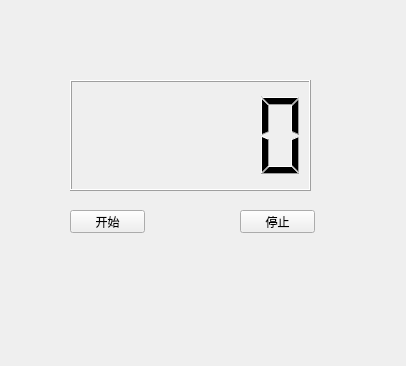
<?xml version="1.0" encoding="UTF-8"?>
<ui version="4.0">
 <class>Widget</class>
 <widget class="QWidget" name="Widget">
  <property name="windowModality">
   <enum>Qt::NonModal</enum>
  </property>
  <property name="enabled">
   <bool>true</bool>
  </property>
  <property name="geometry">
   <rect>
    <x>0</x>
    <y>0</y>
    <width>406</width>
    <height>366</height>
   </rect>
  </property>
  <property name="tabletTracking">
   <bool>false</bool>
  </property>
  <property name="focusPolicy">
   <enum>Qt::NoFocus</enum>
  </property>
  <property name="contextMenuPolicy">
   <enum>Qt::DefaultContextMenu</enum>
  </property>
  <property name="windowTitle">
   <string>Widget</string>
  </property>
  <widget class="QLCDNumber" name="lcdNumber">
   <property name="geometry">
    <rect>
     <x>70</x>
     <y>80</y>
     <width>241</width>
     <height>111</height>
    </rect>
   </property>
  </widget>
  <widget class="QPushButton" name="btnStart">
   <property name="geometry">
    <rect>
     <x>70</x>
     <y>210</y>
     <width>75</width>
     <height>23</height>
    </rect>
   </property>
   <property name="text">
    <string>开始</string>
   </property>
  </widget>
  <widget class="QPushButton" name="btnStop">
   <property name="geometry">
    <rect>
     <x>240</x>
     <y>210</y>
     <width>75</width>
     <height>23</height>
    </rect>
   </property>
   <property name="text">
    <string>停止</string>
   </property>
  </widget>
 </widget>
 <resources/>
 <connections/>
</ui>
